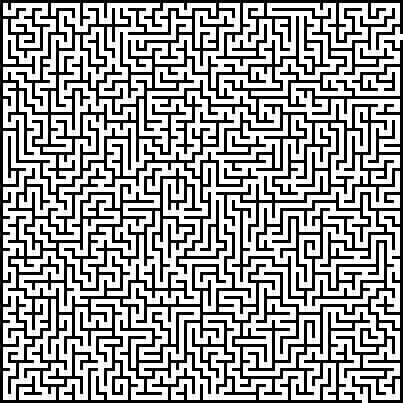
#> input picture imagenes_laberintos/dibujo20130318-maze-to-be-solved.jpg, 403 x 403 px
$ python -i imagen_a_matriz.py   (imports and definitions only)
#> lines starting #> are read from the running program, lines starting #| are printed output that depends on the picture; after the words box and inside, x2 and y2 are one past the last pixel; in counts of white or black regions, pixels touching at a corner belong together
import cv2
import numpy as np
import tkinter as tk
from tkinter import messagebox


# [20 lines left out: function estimar_cuadricula_lineas, not called in this run]


def estimar_cuadricula_bloques(recortada_bin):
    alto, ancho = recortada_bin.shape
    invertida = 255 - recortada_bin

    def estimar_eje(vector_sumas, longitud_total):
        norm = vector_sumas - vector_sumas.mean()
        ac = np.correlate(norm, norm, mode='full')
        ac = ac[len(vector_sumas) - 1:]

        picos = []
        for i in range(10, len(ac) - 1):
            if ac[i] > ac[i - 1] and ac[i] > ac[i + 1] and ac[i] > 0:
                picos.append((ac[i], i))

        if picos:
            picos.sort(reverse=True)
            primer_lag = picos[0][1]
            paso_celda = max(10, primer_lag // 2)
            estimado = round(longitud_total / paso_celda)
            if estimado % 2 == 0:
                estimado += 1
            return max(5, min(estimado, 51))
        return 15

    col_sums = np.sum(invertida == 255, axis=0)
    row_sums = np.sum(invertida == 255, axis=1)

    columnas = estimar_eje(col_sums, ancho)
    filas = estimar_eje(row_sums, alto)
    return filas, columnas


def procesar_imagen_laberinto(ruta_imagen, tipo_manual=None, divisiones_manual=None):
    img = cv2.imread(ruta_imagen)
#> img is the input picture: shape (403, 403, 3); min 0, max 255, mean 158.1
    if img is None:
        raise ValueError(f"No se pudo cargar la imagen: {ruta_imagen}")

    gris = cv2.cvtColor(img, cv2.COLOR_BGR2GRAY)
    _, binaria = cv2.threshold(gris, 0, 255, cv2.THRESH_BINARY + cv2.THRESH_OTSU)
#> binaria: shape (403, 403); 62.1% white; 2 black regions, box (x1, y1, x2, y2) and area: (8, 40, 403, 403) 31701, (0, 0, 403, 403) 29847

    ys, xs = np.where(binaria == 0)
    if len(ys) == 0:
        raise ValueError("La imagen parece estar en blanco o no contiene paredes oscuras.")

    y1, y2 = ys.min(), ys.max()
#> y1 = 0; y2 = 402
    x1, x2 = xs.min(), xs.max()
#> x1 = 0; x2 = 402

    recortada_bin = binaria[y1:y2 + 1, x1:x2 + 1]
    recortada_color = img[y1:y2 + 1, x1:x2 + 1]
    alto, ancho = recortada_bin.shape
#> alto = 403; ancho = 403

    pct_pared = np.mean(recortada_bin == 0) * 100
#> pct_pared = 37.9
    if tipo_manual:
        tipo = tipo_manual
    else:
        tipo = "lineas" if pct_pared < 28 else "bloques"
#> tipo = 'bloques'

    imagen_con_grid = recortada_color.copy()

    if tipo == "lineas":
        if divisiones_manual and divisiones_manual > 3:
            n_x = n_y = int(divisiones_manual)
        else:
            n_x, n_y = estimar_cuadricula_lineas(recortada_bin)

        col_lines = []
        for k in range(n_x + 1):
            exp_x = int(round(k * (ancho - 1) / n_x))
            win = range(max(0, exp_x - 3), min(ancho, exp_x + 4))
            best_x = max(win, key=lambda c: np.sum(recortada_bin[:, c] == 0))
            col_lines.append(best_x)

        row_lines = []
        for k in range(n_y + 1):
            exp_y = int(round(k * (alto - 1) / n_y))
            win = range(max(0, exp_y - 3), min(alto, exp_y + 4))
            best_y = max(win, key=lambda r: np.sum(recortada_bin[r, :] == 0))
            row_lines.append(best_y)

        filas_mat = 2 * n_y + 1
        cols_mat = 2 * n_x + 1
        matriz = np.ones((filas_mat, cols_mat), dtype=int)

        for r in range(n_y):
            for c in range(n_x):
                matriz[2 * r + 1, 2 * c + 1] = 0

        for r in range(n_y):
            ys_start = row_lines[r] + 3
            ys_end = row_lines[r + 1] - 3
            for c in range(n_x - 1):
                xw = col_lines[c + 1]
                muestra = recortada_bin[ys_start:ys_end, max(0, xw - 2):min(ancho, xw + 3)]
                col_densities = np.mean(muestra == 0, axis=0) if muestra.size > 0 else [0]
                matriz[2 * r + 1, 2 * c + 2] = 1 if np.max(col_densities) > 0.40 else 0

        for r in range(n_y - 1):
            yw = row_lines[r + 1]
            for c in range(n_x):
                xs_start = col_lines[c] + 3
                xs_end = col_lines[c + 1] - 3
                muestra = recortada_bin[max(0, yw - 2):min(alto, yw + 3), xs_start:xs_end]
                row_densities = np.mean(muestra == 0, axis=1) if muestra.size > 0 else [0]
                matriz[2 * r + 2, 2 * c + 1] = 1 if np.max(row_densities) > 0.40 else 0

        for y_line in row_lines:
            cv2.line(imagen_con_grid, (0, y_line), (ancho, y_line), (0, 229, 255), 1)
        for x_line in col_lines:
            cv2.line(imagen_con_grid, (x_line, 0), (x_line, alto), (0, 229, 255), 1)

        aberturas = []
        for c in range(n_x):
            muestra_borde = recortada_bin[0:max(3, row_lines[0] + 2), col_lines[c] + 3 : col_lines[c + 1] - 3]
            if muestra_borde.size > 0 and np.mean(muestra_borde == 255) > 0.60:
                matriz[0, 2 * c + 1] = 0
                aberturas.append((0, 2 * c + 1))

        for c in range(n_x):
            muestra_borde = recortada_bin[min(alto - 3, row_lines[-1] - 1):alto, col_lines[c] + 3 : col_lines[c + 1] - 3]
            if muestra_borde.size > 0 and np.mean(muestra_borde == 255) > 0.60:
                matriz[-1, 2 * c + 1] = 0
                aberturas.append((filas_mat - 1, 2 * c + 1))

        for r in range(n_y):
            muestra_borde = recortada_bin[row_lines[r] + 3 : row_lines[r + 1] - 3, 0:max(3, col_lines[0] + 2)]
            if muestra_borde.size > 0 and np.mean(muestra_borde == 255) > 0.60:
                matriz[2 * r + 1, 0] = 0
                aberturas.append((2 * r + 1, 0))

        for r in range(n_y):
            muestra_borde = recortada_bin[row_lines[r] + 3 : row_lines[r + 1] - 3, min(ancho - 3, col_lines[-1] - 1):ancho]
            if muestra_borde.size > 0 and np.mean(muestra_borde == 255) > 0.60:
                matriz[2 * r + 1, -1] = 0
                aberturas.append((2 * r + 1, cols_mat - 1))

        if len(aberturas) >= 2:
            inicio = aberturas[0]
            meta = aberturas[-1]
        elif len(aberturas) == 1:
            inicio = aberturas[0]
            meta = (filas_mat - 2, cols_mat - 2)
        else:
            inicio = (1, 1)
            meta = (filas_mat - 2, cols_mat - 2)

        return {
            "matriz": matriz.tolist(),
            "filas": filas_mat,
            "columnas": cols_mat,
            "inicio": inicio,
            "meta": meta,
            "tipo": "lineas",
            "cuartos": n_x,
            "imagen_con_grid": imagen_con_grid,
            "imagen_recortada": recortada_color
        }

    else:
        if divisiones_manual and divisiones_manual > 2:
            filas = columnas = int(divisiones_manual)
        else:
            filas, columnas = estimar_cuadricula_bloques(recortada_bin)
#> in estimar_cuadricula_bloques, `invertida = 255 - recortada_bin`:
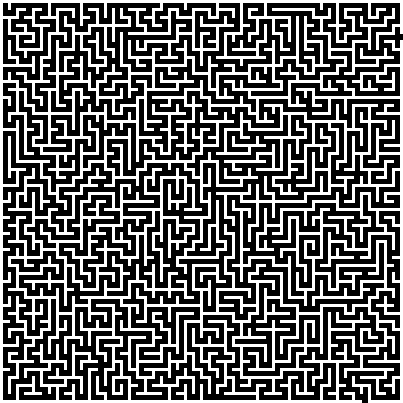
#> invertida: shape (403, 403); 37.9% white; 2 white regions, box (x1, y1, x2, y2) and area: (8, 40, 403, 403) 31701, (0, 0, 403, 403) 29847
#> in estimar_cuadricula_bloques, `col_sums = np.sum(invertida == 255, axis=0)`: col_sums = 403 values, max 403 at index 0, min 51 at index 3, mean 152.7
#> in estimar_cuadricula_bloques, `row_sums = np.sum(invertida == 255, axis=1)`: row_sums = 403 values, max 403 at index 0, min 42 at index 3, mean 152.7
#> in estimar_eje, `norm = vector_sumas - vector_sumas.mean()`: norm = 403 values, max 250.3 at index 0, min -101.7 at index 3, mean 9.59e-15
#> in estimar_eje, `ac = np.correlate(norm, norm, mode='full')`: ac = 805 values, max 4141508.4 at index 402, min -2349384.1 at index 397, mean -6.94e-12
#> in estimar_eje, `ac = ac[len(vector_sumas) - 1:]`: ac = 403 values, max 4141508.4 at index 0, min -2349384.1 at index 5, mean 5138.3
#> after the loop in estimar_eje, `for i in range(10, len(ac) - 1):`: picos = 49 pairs, first value 181051.4 to 3757196.8, second value 16 to 400
#> in estimar_eje, `primer_lag = picos[0][1]`: primer_lag = 16
#> in estimar_eje, `paso_celda = max(10, primer_lag // 2)`: paso_celda = 10
#> in estimar_eje, `estimado = round(longitud_total / paso_celda)`: estimado = 40
#> in estimar_eje, `estimado += 1`: estimado = 41
#> filas = 41; columnas = 41

        ancho_celda = ancho / columnas
#> ancho_celda = 9.83
        alto_celda = alto / filas
#> alto_celda = 9.83

        matriz = []
        for f in range(filas):
            fila_actual = []
            y1_c = int(f * alto_celda)
            y2_c = int((f + 1) * alto_celda)
            yc1 = y1_c + int(alto_celda * 0.25)
            yc2 = y1_c + int(alto_celda * 0.75)

            for c in range(columnas):
                x1_c = int(c * ancho_celda)
                x2_c = int((c + 1) * ancho_celda)
                xc1 = x1_c + int(ancho_celda * 0.25)
                xc2 = x1_c + int(ancho_celda * 0.75)

                muestra = recortada_bin[yc1:yc2, xc1:xc2]
                es_camino = np.mean(muestra) > 128 if muestra.size > 0 else False
                fila_actual.append(0 if es_camino else 1)

                cv2.rectangle(imagen_con_grid, (x1_c, y1_c), (x2_c, y2_c), (0, 229, 255), 1)

            matriz.append(fila_actual)
#> this loop made 41 passes
#> (y1_c, y2_c, yc1, yc2) on passes 1 to 12: (0, 9, 2, 7), (9, 19, 11, 16), (19, 29, 21, 26), (29, 39, 31, 36), (39, 49, 41, 46), (49, 58, 51, 56), (58, 68, 60, 65), (68, 78, 70, 75), (78, 88, 80, 85), (88, 98, 90, 95), (98, 108, 100, 105), (108, 117, 110, 115)
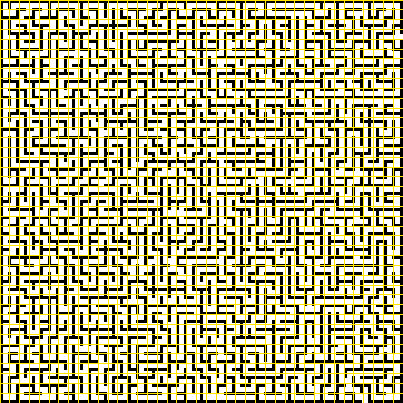
#> imagen_con_grid: shape (403, 403, 3); 19.31% of pixels changed, all inside (x1, y1, x2, y2) = (0, 0, 403, 403)
#> after the loop, matriz = 41 items

        libres = [(f, c) for f in range(filas) for c in range(columnas) if matriz[f][c] == 0]
#> libres = 1096 pairs, first value 0 to 40, second value 0 to 40
        if len(libres) >= 2:
            inicio = libres[0]
#> inicio = (0, 0)
            meta = libres[-1]
#> meta = (40, 40)
        else:
            inicio = (1, 1)
            meta = (filas - 2, columnas - 2)

        return {
            "matriz": matriz,
            "filas": filas,
            "columnas": columnas,
            "inicio": inicio,
            "meta": meta,
            "tipo": "bloques",
            "cuartos": columnas,
            "imagen_con_grid": imagen_con_grid,
            "imagen_recortada": recortada_color
        }


class DialogoPrevisualizacionImagen:
    # [267 lines left out: functions __init__, _crear_interfaz, _actualizar_vistas, _recalcular_cuadricula, _clic_izquierdo_inicio, _clic_derecho_meta, not called in this run]

    def _confirmar(self):
        self.callback_exito(self.matriz, self.inicio, self.meta)
        self.ventana.destroy()

>>> result = procesar_imagen_laberinto('imagenes_laberintos/dibujo20130318-maze-to-be-solved.jpg')
#> result = 9 items

$ run again, on imagenes_laberintos/laberinto_complejo_lineas.png
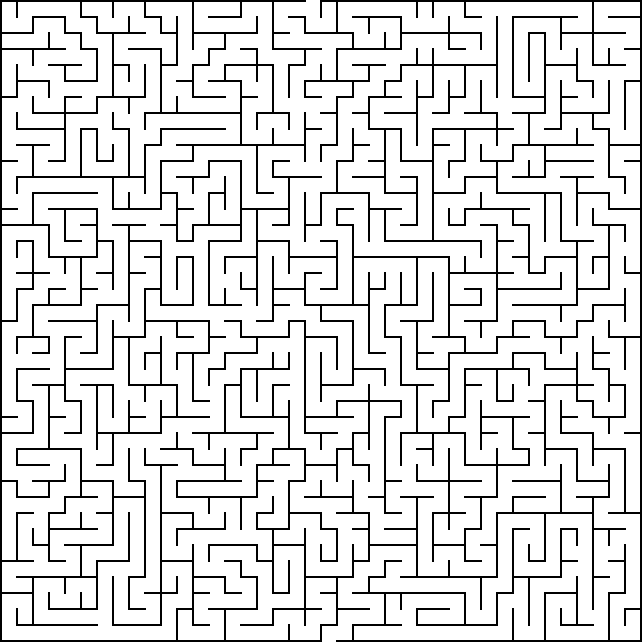
#> input picture imagenes_laberintos/laberinto_complejo_lineas.png, 642 x 642 px
#> in procesar_imagen_laberinto, img is the input picture: shape (642, 642, 3); 87% white; black in thin lines or dots
#> gris: shape (642, 642); 87% white; black in thin lines or dots
#> y1 = 0; y2 = 641
#> x1 = 0; x2 = 641
#> pct_pared = 13.04
#> tipo = 'lineas'
#> col_dark = 642 values, max 642 at index 0, min 26 at index 626, mean 83.7
#> umbral = 48
#> picos = 40 values from 16 to 640
#> diffs = 39 values from 16 to 16
#> pitch = 16
#> in estimar_cuadricula_lineas, `n_x = max(5, int(round(ancho / pitch)))`: n_x = 40
#> the loop in procesar_imagen_laberinto, `for k in range(n_x + 1):` made 41 passes
#> (exp_x, best_x) on passes 1 to 8: (0, 0), (16, 16), (32, 32), (48, 48), (64, 64), (80, 80), (96, 96), (112, 112)
#> after the loop in procesar_imagen_laberinto, `for k in range(n_x + 1):`: col_lines = 41 values from 0 to 640
#> the loop in procesar_imagen_laberinto, `for k in range(n_y + 1):` made 41 passes
#> filas_mat = 81
#> the loop in procesar_imagen_laberinto, `for r in range(n_y):` made 40 passes
#> (ys_start, ys_end) on passes 1 to 8: (3, 13), (19, 29), (35, 45), (51, 61), (67, 77), (83, 93), (99, 109), (115, 125)
#> the loop in procesar_imagen_laberinto, `for r in range(n_y - 1):` made 39 passes
#> yw on passes 1 to 8: 16, 32, 48, 64, 80, 96, 112, 128
#> after the loop in procesar_imagen_laberinto, `for r in range(n_y - 1):`:
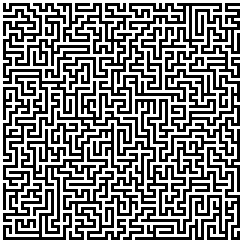
#> matriz: shape (81, 81) int64 (shown 3 times larger); values 0 (black) and 1 (white), 51.2% white; black in thin lines or dots
#> the loop in procesar_imagen_laberinto, `for y_line in row_lines:` made 41 passes
#> the loop in procesar_imagen_laberinto, `for x_line in col_lines:` made 41 passes
#> after the loop in procesar_imagen_laberinto, `for x_line in col_lines:`:
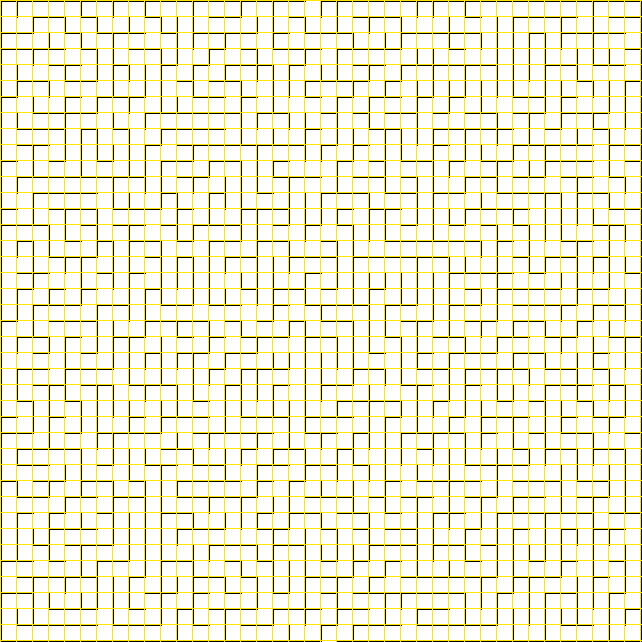
#> imagen_con_grid: shape (642, 642, 3); mean B, G, R 207.9, 236.2, 239.4
#> after the loop in procesar_imagen_laberinto, `for c in range(n_x):`: aberturas = [(0, 39)]
#> after the loop in procesar_imagen_laberinto, `for c in range(n_x):`: aberturas = [(0, 39), (80, 41)]
#> inicio = (0, 39)
#> meta = (80, 41)
#> result = 9 items
